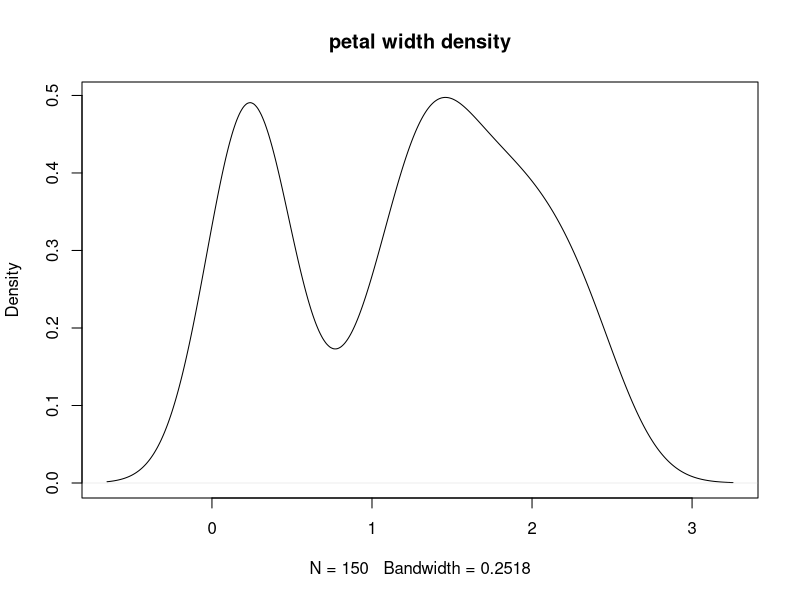

Generate this figure with R:
## ---- chunk 1
# Import iris data
y <- density(iris$Petal.Width)


## ---- chunk 2
class(y)
typeof(y)
str(y)
## ---- chunk 3
#| echo: false
plot(y, main = "petal width density")

